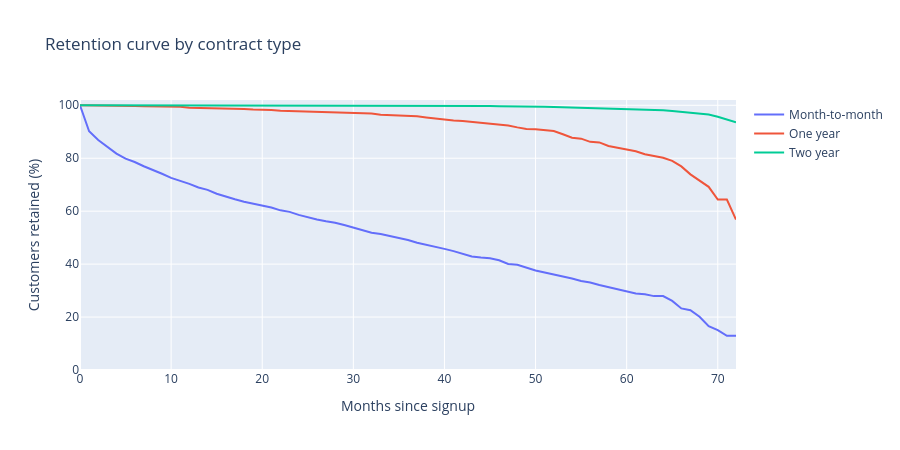
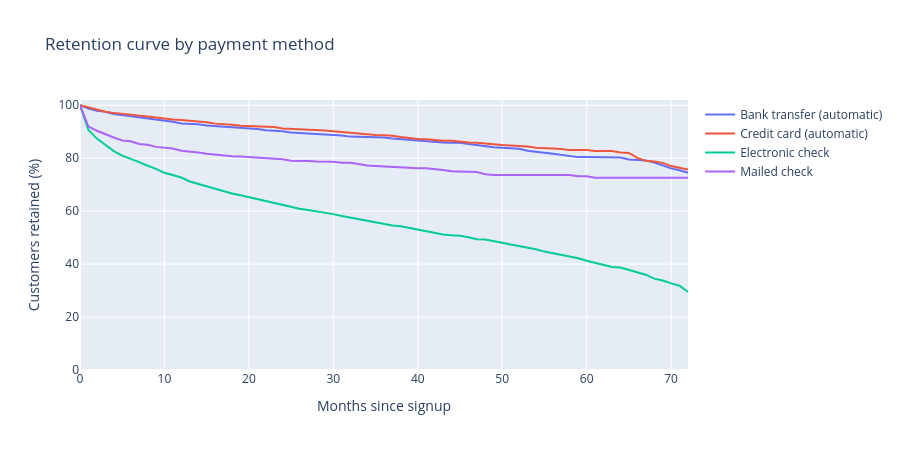
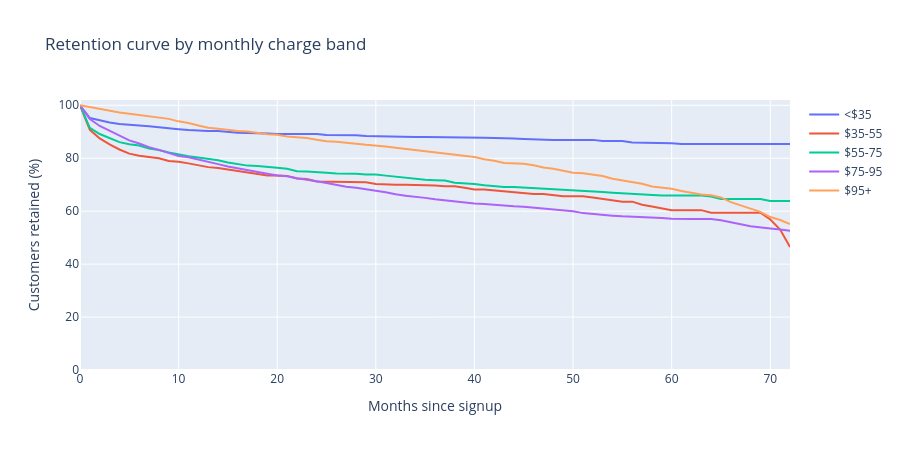

The code cell stored with these charts, in order, in its notebook:
### Markdown cell above
## 4. Retention curves (Kaplan-Meier)
A retention curve shows the share of customers still active after *t* months. Customers who haven't churned are treated as still active (censored) at their current tenure.

### Code cell
def km_curve(sub):
    t = np.arange(0, 73)
    surv, s = [1.0], 1.0
    for m in t[1:]:
        at_risk = (sub["tenure"] >= m).sum()
        events = ((sub["tenure"] == m) & (sub["Churned"] == 1)).sum()
        s *= 1 - events / at_risk if at_risk else 1
        surv.append(s)
    return t, np.array(surv)

def km_plot(col, title):
    fig = go.Figure()
    rows = []
    for name, sub in df.groupby(col, observed=True):
        t, s = km_curve(sub)
        fig.add_trace(go.Scatter(x=t, y=s*100, mode="lines", name=str(name)))
        rows.append({col: name, "12m": s[12]*100, "24m": s[24]*100, "36m": s[36]*100, "60m": s[60]*100})
    fig.update_layout(title=title, xaxis_title="Months since signup", yaxis_title="Customers retained (%)", height=450, yaxis_range=[0, 102])
    fig.show()
    display(pd.DataFrame(rows).set_index(col).round(1))

km_plot("Contract", "Retention curve by contract type")
km_plot("PaymentMethod", "Retention curve by payment method")
km_plot("Charge Band", "Retention curve by monthly charge band")
